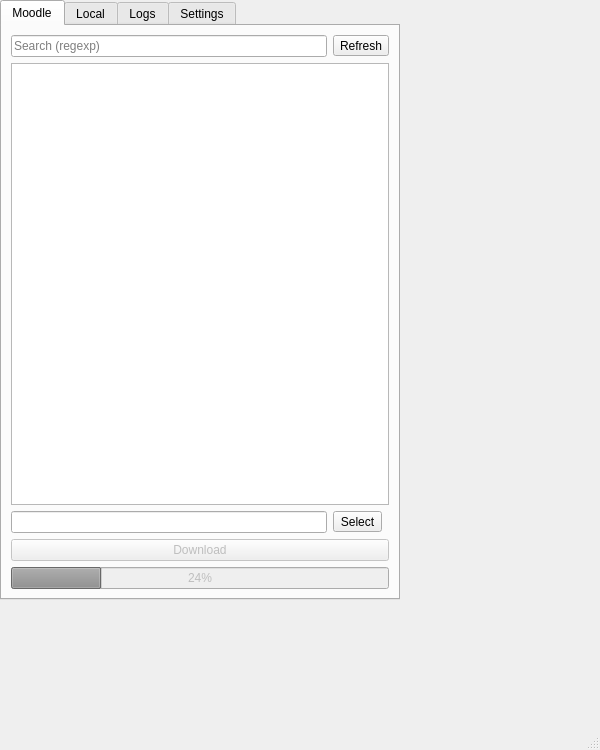
<?xml version="1.0" encoding="UTF-8"?>
<ui version="4.0">
 <class>MuddleWindow</class>
 <widget class="QMainWindow" name="MuddleWindow">
  <property name="geometry">
   <rect>
    <x>0</x>
    <y>0</y>
    <width>600</width>
    <height>750</height>
   </rect>
  </property>
  <property name="windowTitle">
   <string>Muddle</string>
  </property>
  <widget class="QTabWidget" name="Muddle">
   <property name="sizePolicy">
    <sizepolicy hsizetype="Maximum" vsizetype="Maximum">
     <horstretch>0</horstretch>
     <verstretch>0</verstretch>
    </sizepolicy>
   </property>
   <property name="minimumSize">
    <size>
     <width>400</width>
     <height>600</height>
    </size>
   </property>
   <property name="windowTitle">
    <string>TabWidget</string>
   </property>
   <property name="currentIndex">
    <number>0</number>
   </property>
   <widget class="QWidget" name="moodleTab">
    <attribute name="title">
     <string>Moodle</string>
    </attribute>
    <layout class="QGridLayout" name="gridLayout">
     <item row="2" column="0">
      <widget class="QLineEdit" name="downloadPathEdit">
       <property name="enabled">
        <bool>true</bool>
       </property>
      </widget>
     </item>
     <item row="4" column="0" colspan="2">
      <widget class="QPushButton" name="downloadBtn">
       <property name="enabled">
        <bool>false</bool>
       </property>
       <property name="text">
        <string>Download</string>
       </property>
      </widget>
     </item>
     <item row="0" column="0">
      <widget class="QLineEdit" name="searchBar">
       <property name="enabled">
        <bool>true</bool>
       </property>
       <property name="inputMask">
        <string/>
       </property>
       <property name="placeholderText">
        <string>Search (regexp)</string>
       </property>
       <property name="clearButtonEnabled">
        <bool>true</bool>
       </property>
      </widget>
     </item>
     <item row="5" column="0" colspan="2">
      <widget class="QProgressBar" name="downloadProgressBar">
       <property name="enabled">
        <bool>false</bool>
       </property>
       <property name="value">
        <number>24</number>
       </property>
      </widget>
     </item>
     <item row="0" column="1">
      <widget class="QToolButton" name="refreshBtn">
       <property name="text">
        <string>Refresh</string>
       </property>
      </widget>
     </item>
     <item row="2" column="1">
      <widget class="QToolButton" name="selectPathBtn">
       <property name="enabled">
        <bool>true</bool>
       </property>
       <property name="text">
        <string>Select</string>
       </property>
      </widget>
     </item>
     <item row="1" column="0" colspan="2">
      <widget class="QTreeView" name="moodleTree">
       <property name="headerHidden">
        <bool>false</bool>
       </property>
      </widget>
     </item>
    </layout>
   </widget>
   <widget class="QTreeView" name="localTab">
    <attribute name="title">
     <string>Local</string>
    </attribute>
   </widget>
   <widget class="QPlainTextEdit" name="logsTab">
    <property name="sizePolicy">
     <sizepolicy hsizetype="Expanding" vsizetype="Expanding">
      <horstretch>0</horstretch>
      <verstretch>0</verstretch>
     </sizepolicy>
    </property>
    <property name="frameShadow">
     <enum>QFrame::Sunken</enum>
    </property>
    <property name="undoRedoEnabled">
     <bool>false</bool>
    </property>
    <property name="plainText">
     <string notr="true"/>
    </property>
    <property name="textInteractionFlags">
     <set>Qt::TextSelectableByKeyboard|Qt::TextSelectableByMouse</set>
    </property>
    <attribute name="title">
     <string>Logs</string>
    </attribute>
   </widget>
   <widget class="QWidget" name="settingsTab">
    <attribute name="title">
     <string>Settings</string>
    </attribute>
    <layout class="QVBoxLayout" name="verticalLayout">
     <item>
      <widget class="QGroupBox" name="moodleGrp">
       <property name="title">
        <string>Moodle</string>
       </property>
       <layout class="QFormLayout" name="formLayout_2">
        <item row="0" column="0">
         <widget class="QLabel" name="intanceLabel">
          <property name="text">
           <string>Instance URL</string>
          </property>
         </widget>
        </item>
        <item row="0" column="1">
         <widget class="QLineEdit" name="instanceUrlEdit"/>
        </item>
        <item row="1" column="0">
         <widget class="QLabel" name="tokenLabel">
          <property name="text">
           <string>Token</string>
          </property>
         </widget>
        </item>
        <item row="1" column="1">
         <widget class="QLineEdit" name="tokenEdit"/>
        </item>
       </layout>
      </widget>
     </item>
     <item>
      <widget class="QGroupBox" name="muddleGrp">
       <property name="title">
        <string>Muddle</string>
       </property>
       <layout class="QFormLayout" name="formLayout">
        <item row="0" column="0">
         <widget class="QLabel" name="configLabel">
          <property name="text">
           <string>Config</string>
          </property>
         </widget>
        </item>
        <item row="0" column="1">
         <widget class="QLineEdit" name="configEdit">
          <property name="readOnly">
           <bool>true</bool>
          </property>
         </widget>
        </item>
        <item row="1" column="0">
         <widget class="QLabel" name="defaultDownloadPathLabel">
          <property name="text">
           <string>Default download path</string>
          </property>
         </widget>
        </item>
        <item row="2" column="1">
         <widget class="QCheckBox" name="checkBox">
          <property name="text">
           <string>Always start GUI</string>
          </property>
         </widget>
        </item>
        <item row="1" column="1">
         <widget class="QLineEdit" name="defaltDownloadPathEdit"/>
        </item>
       </layout>
      </widget>
     </item>
    </layout>
   </widget>
  </widget>
  <widget class="QMenuBar" name="menubar">
   <property name="geometry">
    <rect>
     <x>0</x>
     <y>0</y>
     <width>600</width>
     <height>23</height>
    </rect>
   </property>
  </widget>
  <widget class="QStatusBar" name="statusbar"/>
 </widget>
 <resources/>
 <connections/>
</ui>
